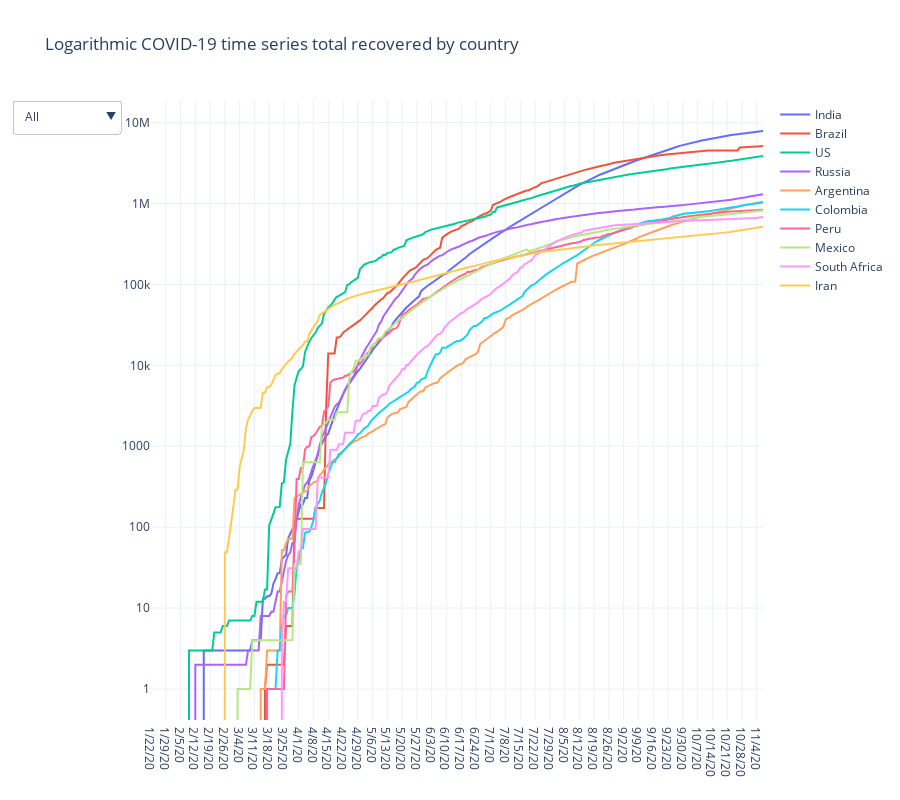

Notebook source saved alongside this figure:
### Code cell
trace_plot(df_recover, 'Logarithmic COVID-19 time series total recovered by country')

### Figure 1 — Plotly figure (JSON) as saved in the notebook; plotly's stock layout.template omitted (floating-point values rounded to 4 significant figures; data arrays with more than 128 entries replaced by an {"elided": "..."} marker saying what was removed)
{"data": [{"name": "India", "type": "scatter", "x": {"elided": "291 str values"}, "y": {"elided": "291 int values"}}, {"name": "Brazil", "type": "scatter", "x": {"elided": "291 str values"}, "y": {"elided": "291 int values"}}, {"name": "US", "type": "scatter", "x": {"elided": "291 str values"}, "y": {"elided": "291 int values"}}, {"name": "Russia", "type": "scatter", "x": {"elided": "291 str values"}, "y": {"elided": "291 int values"}}, {"name": "Argentina", "type": "scatter", "x": {"elided": "291 str values"}, "y": {"elided": "291 int values"}}, {"name": "Colombia", "type": "scatter", "x": {"elided": "291 str values"}, "y": {"elided": "291 int values"}}, {"name": "Peru", "type": "scatter", "x": {"elided": "291 str values"}, "y": {"elided": "291 int values"}}, {"name": "Mexico", "type": "scatter", "x": {"elided": "291 str values"}, "y": {"elided": "291 int values"}}, {"name": "South Africa", "type": "scatter", "x": {"elided": "291 str values"}, "y": {"elided": "291 int values"}}, {"name": "Iran", "type": "scatter", "x": {"elided": "291 str values"}, "y": {"elided": "291 int values"}}], "layout": {"height": 800, "title": {"text": "Logarithmic COVID-19 time series total recovered by country"}, "updatemenus": [{"active": 0, "buttons": [{"args": [{"showlegend": true, "title": "Iran", "visible": 10}], "label": "All", "method": "update"}, {"args": [{"showlegend": true, "title": "India", "visible": [true, false, false, false, false, false, false, false, false, false]}], "label": "India", "method": "update"}, {"args": [{"showlegend": true, "title": "Brazil", "visible": [false, true, false, false, false, false, false, false, false, false]}], "label": "Brazil", "method": "update"}, {"args": [{"showlegend": true, "title": "US", "visible": [false, false, true, false, false, false, false, false, false, false]}], "label": "US", "method": "update"}, {"args": [{"showlegend": true, "title": "Russia", "visible": [false, false, false, true, false, false, false, false, false, false]}], "label": "Russia", "method": "update"}, {"args": [{"showlegend": true, "title": "Argentina", "visible": [false, false, false, false, true, false, false, false, false, false]}], "label": "Argentina", "method": "update"}, {"args": [{"showlegend": true, "title": "Colombia", "visible": [false, false, false, false, false, true, false, false, false, false]}], "label": "Colombia", "method": "update"}, {"args": [{"showlegend": true, "title": "Peru", "visible": [false, false, false, false, false, false, true, false, false, false]}], "label": "Peru", "method": "update"}, {"args": [{"showlegend": true, "title": "Mexico", "visible": [false, false, false, false, false, false, false, true, false, false]}], "label": "Mexico", "method": "update"}, {"args": [{"showlegend": true, "title": "South Africa", "visible": [false, false, false, false, false, false, false, false, true, false]}], "label": "South Africa", "method": "update"}, {"args": [{"showlegend": true, "title": "Iran", "visible": [false, false, false, false, false, false, false, false, false, true]}], "label": "Iran", "method": "update"}]}], "yaxis": {"type": "log"}}}
